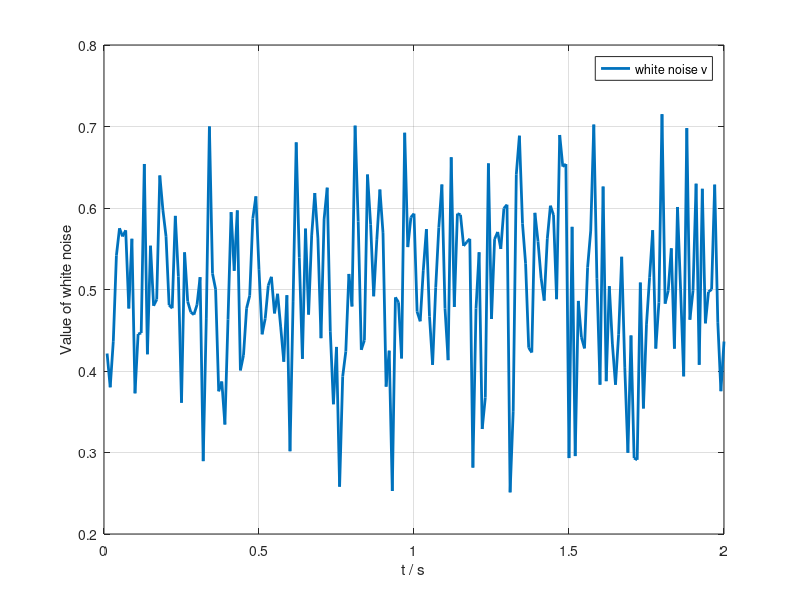
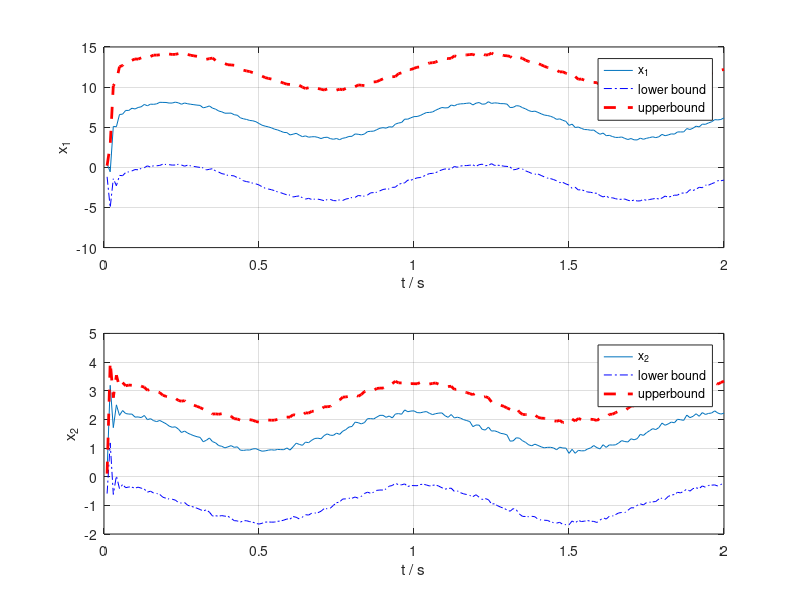

MATLAB code for these plots, in order:
clear all
close all
clc
%% Iteration Parameters
iter = 200;
n = 1:iter;
t = n * 0.01;

%% System Parameters
A = [0.5  1
     0   -0.5];
B = [1 0
     0 1];
E = [1  1/2]';
C = [1 -1
     0  1];
F = E;
L = [0.25 0.25
     0   -0.75];    

%% Interval Observer Parameters
[S, R] = eig(A - L *C);


%% Kalman Filter Parameters


%% Initialize State Space Model
%Input
u1 = 2 + sin(2*pi*t);
u2 = 2 + cos(2*pi*t);
u1_l = min(u1);
u1_u = max(u1);
u2_l = min(u2);
u2_u = max(u2);
u = [u1;u2];
u_l = [u1_l;u2_l];
u_u = [u1_u;u2_u];
%System
x = zeros(2,iter);
y = zeros(2,iter);
%Luenberger Observer
xo = zeros(2,iter);
yo = zeros(2,iter);
%Kalman Filter Observer


%Interval Observer
z = zeros(2,iter);
x_l = x;
x_u = x;
z_l = z;
z_u = z;
y_l = y;
y_u = y;
%Observation Error
eo = zeros(2,iter);
e_l = eo;
e_u = eo;

%White Noise Generation
w = randn(1,iter);
w = w/std(w);
w = w - mean(w);        
% v = 0.3 + 0.01 * w;
w = 0.5 + 0.1 * w;
figure(1)
plot(t,w,'linewidth',2)
grid on
xlabel('t / s')
ylabel('Value of white noise')
legend('white noise v')
%% Iterative Observation
for k = 1:iter    

    
    %System
    y(:,k) = C * x(:,k) + F * w(k);
    x(:,k+1) = A * x(:,k) + B * u(:,k);
    
    %Luenberger Observer
    yo(:,k) = C * xo(:,k);
    xo(:,k+1) = (A - L * C) * xo(:,k) + B * u(:,k) + L * y(:,k);
    
    %Kalman Filter

    
    %Interval Observer
%     z_l(:,k+1) = R * z_l(:,k) + S * B * u(:,k) + (S * E) * min(w) - (S * L * F) * min(v);
%     z_u(:,k+1) = R * z_u(:,k) + S * B * u(:,k) + (S * E) * max(w) - (S * L * F) * max(v);
%     x_l(:,k+1) = abs(inv(S)) * z_l(:,k) - (abs(inv(S)) - S) * z_u(:,k);
%     x_u(:,k+1) = abs(inv(S)) * z_u(:,k) - (abs(inv(S)) - S) * z_l(:,k);
%     y_l(:,k) = abs(C) * x_l(:,k) - (abs(C) - C) * x_u(:,k) + abs(-F) * max(v) - (abs(-F)+F) * max(v);
%     y_u(:,k) = abs(C) * x_u(:,k) - (abs(C) - C) * x_l(:,k) + abs(-F) * max(v) - (abs(-F)+F) * min(v);
    x_l(:,k+1) = A * x_l(:,k) + u(:,k) + L * (y(:,k) - C * x_l(:,k)) - (abs(L) - L)*[1;1] * max(w);
    x_u(:,k+1) = A * x_u(:,k) + u(:,k) + L * (y(:,k) - C * x_u(:,k)) + (abs(L) - L)*[1;1] * max(w);
    y_l(:,k) = abs(C) * x_l(:,k) - (abs(C) - C) * x_u(:,k) + abs(-F) * min(w) - (abs(-F)+F) * max(w);
    y_u(:,k) = abs(C) * x_u(:,k) - (abs(C) - C) * x_l(:,k) + abs(-F) * max(w) - (abs(-F)+F) * min(w);
end
%Residual Error
eo = y - yo;
e_l = y - y_u;
e_u = y - y_l;

%% Plotting
figure(2)
subplot(211)
plot(t,y(1,:),t,y_l(1,:),'-.b',t,y_u(1,:),'--r','linewidth', 2)
grid on
xlabel('t / s')
ylabel('x_1')
legend('x_1', 'lower bound', 'upperbound')
subplot(212)
plot(t,y(2,:),t,y_l(2,:),'-.b',t,y_u(2,:),'--r','linewidth', 2)
grid on
xlabel('t / s')
ylabel('x_2')
legend('x_2', 'lower bound', 'upperbound')